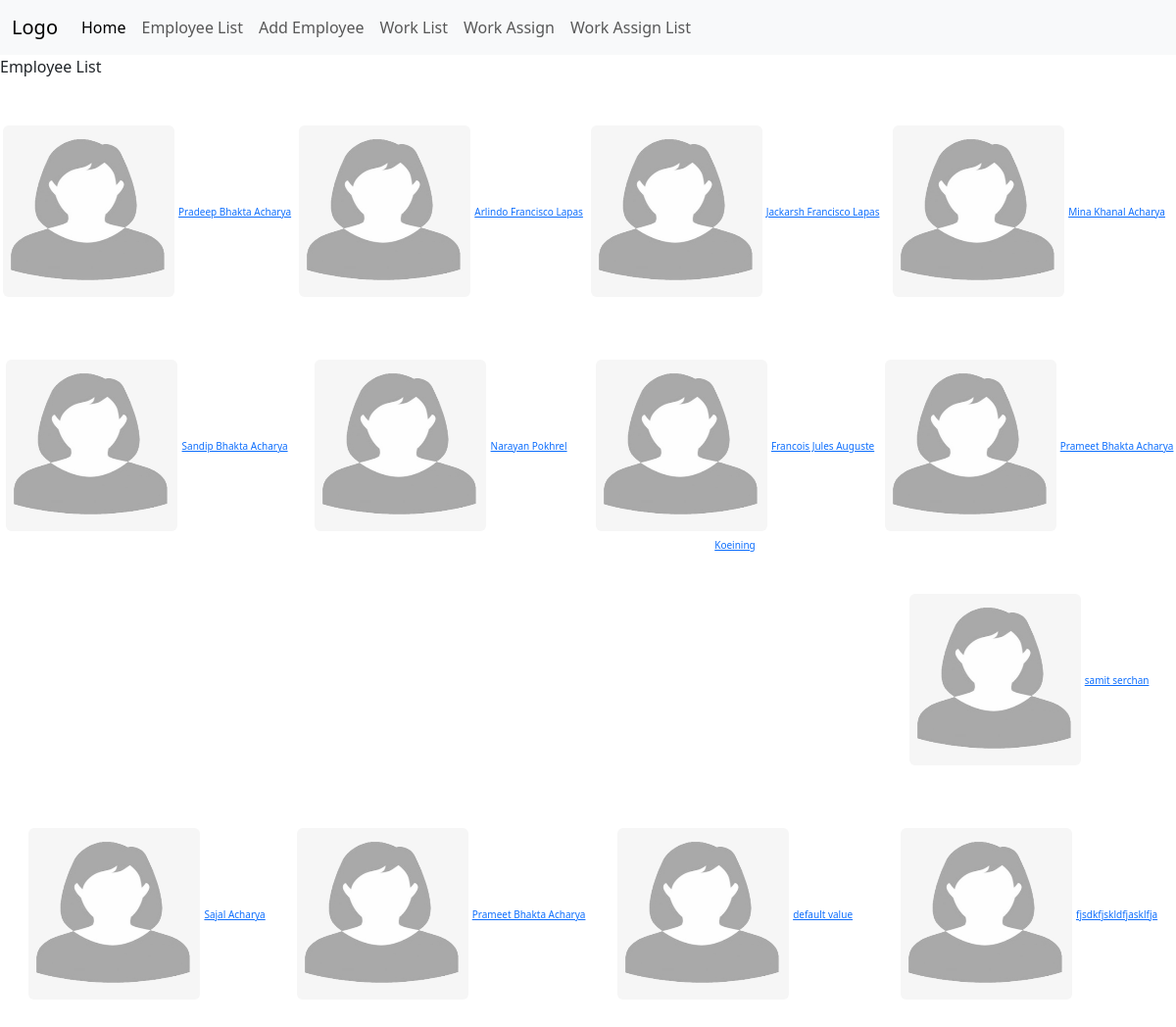
Page /employee_list/ on the committed database.
### agriculture/models.py (models this page shows)
class Employee(models.Model):
    emp_id = models.PositiveIntegerField()
    emp_name = models.CharField(max_length = 1000, default = 'default value')
    emp_address_temporary = models.CharField(max_length = 1000)
    emp_address_permanent = models.CharField(max_length = 1000)
    emp_date_of_birth = models.DateField(blank=True, null=True)
    emp_national = models.CharField(max_length = 1000, default = 'default_value')
    emp_email = models.EmailField(max_length = 1000)
    emp_contact_number = models.CharField(max_length=1000)
    emp_image = models.ImageField(upload_to='image/', default='blank-avatar-photo-icon-design-vector-30257190.jpg')

### agriculture/views.py (the view)
# urls.py: path('employee_list/', views.employee_list, name='employee_list'),
def employee_list(request):
    employee = Employee.objects.all()
    return render(request, 'agriculture/employee/employee_list.html', {'employees': employee})

### agriculture/templates/agriculture/employee/employee_list.html (shortened to what this page needs)
{% extends 'base.html' %}
{% load static %}
{% block content %}
<p>Employee List</p>
<div class="four_side">
    {% for employee in employees %}
    <div class="one_side text-center col-md-4">
        <img src="{{ employee.emp_image.url }}" class="rounded image_new" alt="Employee Image" />
        <a href="{% url 'employee_details' employee.id %}">{{ employee.emp_name }}</a>
    </div>
    {% endfor %}
</div>
{% endblock %}

### templates/base.html (shortened to what this page needs)
{% load static %}
<!DOCTYPE html>
<html>
    <head>
        <link rel="stylesheet" type="text/css" href="{% static 'css/bootstrap.min.css' %}" />
        <link rel="stylesheet" type="text/css" href="{% static 'css/index.css' %}" />
    </head>
    <body>
      <header>
        <nav class="navbar navbar-expand-lg bg-body-tertiary">
            <div class="container-fluid">
              <a class="navbar-brand" href="{% url 'index' %}">Logo</a>
              <div class="collapse navbar-collapse" id="navbarSupportedContent">
                <ul class="navbar-nav me-auto mb-2 mb-lg-0">
                  <li class="nav-item">
                    <a class="nav-link active" aria-current="page" href="{% url 'index' %}">Home</a>
                  </li>
                  <li class="nav-item">
                    <a class="nav-link" href="{% url 'employee_list' %}">Employee List</a>
                  </li>
                  <li class="nav-item">
                    <a class="nav-link" href="{% url 'employee_add' %}">Add Employee</a>
                  </li>
                  <li class="nav-item">
                    <a class="nav-link" href="{% url 'work_list' %}">Work List</a>
                  </li>
                  <li class="nav-item">
                    <a class="nav-link" href="{% url 'work_assign' %}">Work Assign</a>
                  </li>
                  <li class="nav-item">
                    <a class="nav-link" href="{% url 'work_assign_list' %}">Work Assign List</a>
                  </li>
                </ul>
              </div>
            </div>
        </nav>
      </header>
        {% block content %} {% endblock %}
    </body>
</html>

### static/css/index.css (style rules this page uses)
.four_side { width: 100%; }
.four_side .one_side { width: 25%; float: left; padding-top: 2em; padding-bottom: 2em; }
.one_side .image_new { width: 175px; height: 175px; }
.one_side a { font-size: 10px; }

### rows in the picture
Employee: emp_image (picture), emp_name "Pradeep Bhakta Acharya"
Employee: emp_image (picture), emp_name "Arlindo Francisco Lapas"
Employee: emp_image (picture), emp_name "Jackarsh Francisco Lapas"
Employee: emp_image (picture), emp_name "Mina Khanal Acharya"
Employee: emp_image (picture), emp_name "Sandip Bhakta Acharya"
Employee: emp_image (picture), emp_name "Narayan Pokhrel"
Employee: emp_image (picture), emp_name "Francois Jules Auguste Koeining"
Employee: emp_image (picture), emp_name "Prameet Bhakta Acharya"
Employee: emp_image (picture), emp_name "samit serchan"
Employee: emp_image (picture), emp_name "Sajal Acharya"
Employee: emp_image (picture), emp_name "Prameet Bhakta Acharya"
Employee: emp_image (picture), emp_name "default value"
Employee: emp_image (picture), emp_name "fjsdkfjskldfjasklfja"
